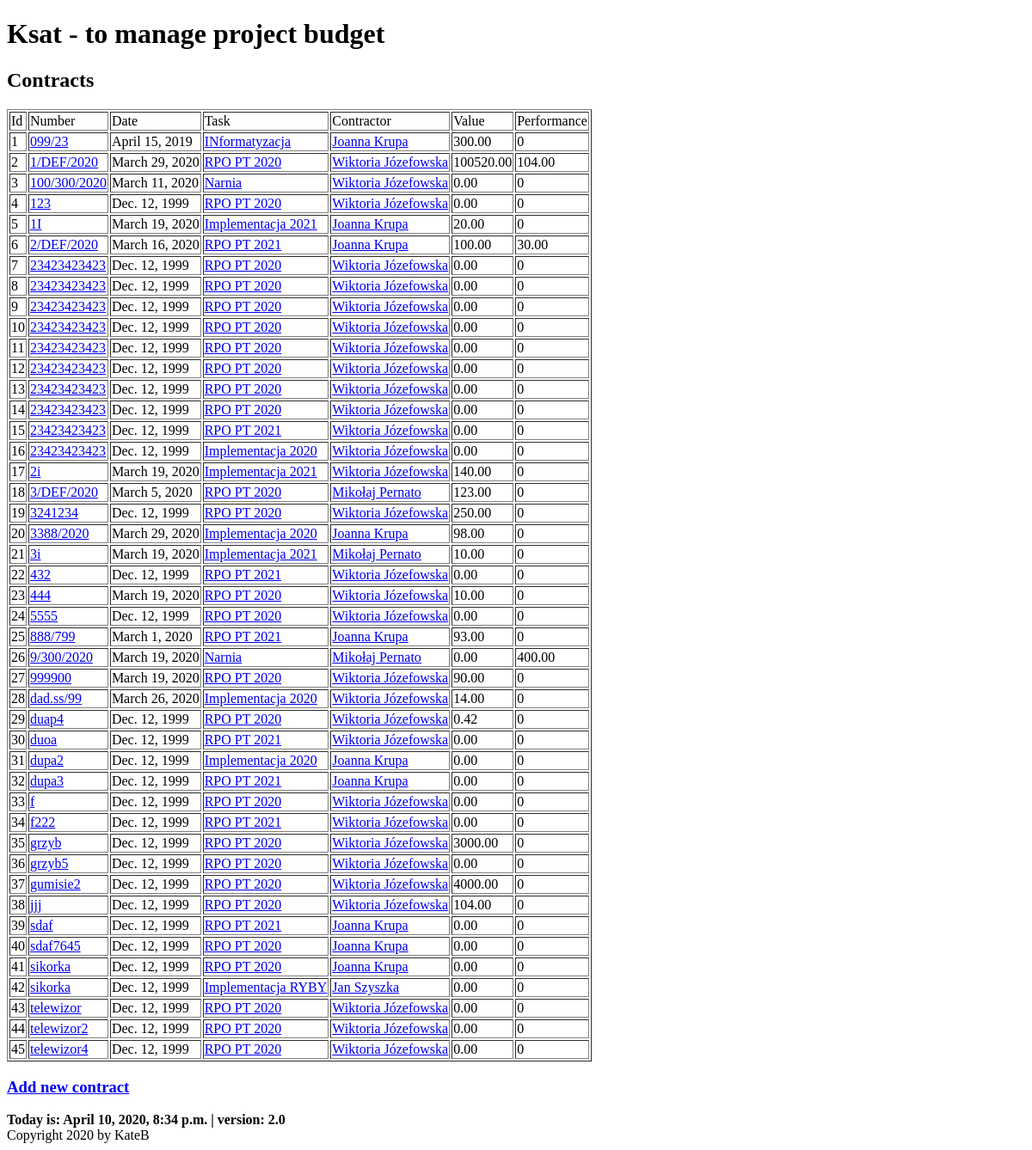
Before: /ksat/contracts/ with the older database file.
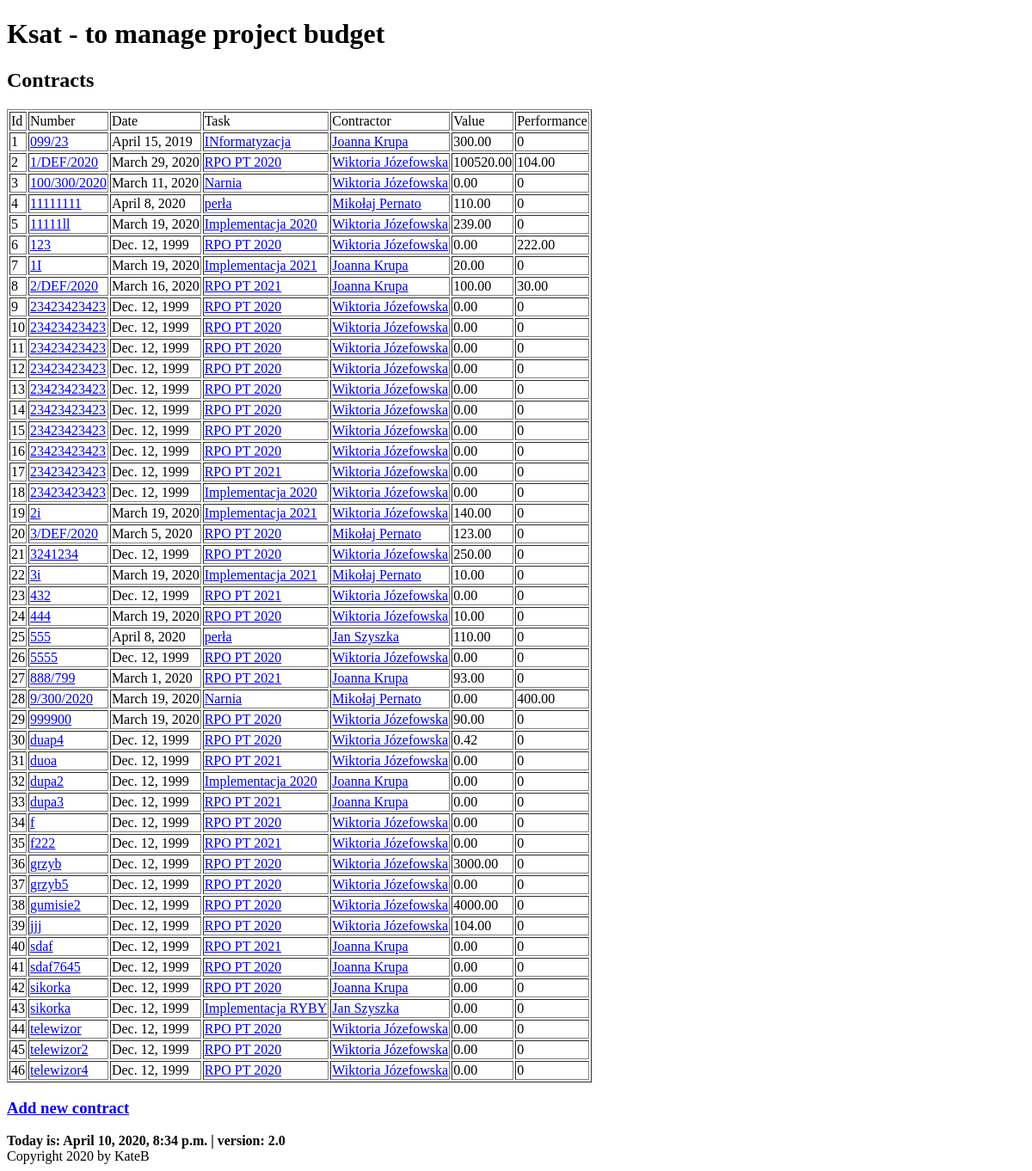
After: the same page with the newer database file.
### budget/models.py (models this page shows, shortened)
class Contract(models.Model):
    number = models.CharField(max_length=128)
    date = models.DateField()
    task = models.ForeignKey(Task, on_delete=models.CASCADE, related_name='contracts', related_query_name='contract')
    contractor = models.ForeignKey(Contractor, default=None, on_delete=models.CASCADE, related_name='contracts',
                                   related_query_name='contract')
    article = models.ManyToManyField(Articles, through='ContractArticle')
    def get_absolute_url(self):
        return reverse('budget:contract_details', kwargs={'contract_id': self.pk})
    def contract_value(self):
        value = ContractArticle.objects.filter(contract=self).aggregate(total=Sum('value'))['total']
        if value:
            return round(value, 2)
        return 0
    def contract_performance(self):
        fin_docs = FinancialDocument.objects.filter(contract=self)
        performance = 0
        for fin_doc in fin_docs:
            performance += fin_doc.fin_doc_value()
        return round(performance, 2)
    class Meta:
        default_related_name = 'contract'
        ordering = ('number', 'contractor')
        verbose_name = 'contract'

class Task(models.Model):
    title = models.CharField(max_length=128, unique=True)
    description = models.CharField(max_length=256)
    unit = models.SmallIntegerField()
    section = models.SmallIntegerField()
    article = models.ManyToManyField(Articles, through='TaskArticles')

class Contractor(models.Model):
    name = models.CharField(max_length=128)
    last_name = models.CharField(max_length=128)
    num = models.SmallIntegerField(blank=True)
    def __str__(self):
        return f'{self.name} {self.last_name}'
    class Meta:
        default_related_name = 'contractors'
        ordering = ('last_name',)
        verbose_name = 'contractor'

class FinancialDocument(models.Model):
    contract = models.ForeignKey(Contract, on_delete=models.CASCADE, related_name='fds', related_query_name='fd')
    contractor = models.ForeignKey(Contractor, default=None, on_delete=models.CASCADE, related_name='fds',
                                   related_query_name='fd')
    number = models.CharField(max_length=64, default=None)
    date = models.DateField()
    payment_date1 = models.DateField(blank=True, null=True)
    payment_date2 = models.DateField(blank=True, null=True)
    article = models.ManyToManyField(Articles, through='FinDocumentArticle')
    def fin_doc_value(self):
        value = FinDocumentArticle.objects.filter(fin_doc=self).aggregate(total=Sum('value'))['total']
        if value:
            return round(value, 2)
        return 0
    class Meta:
        default_related_name = 'fds'
        verbose_name = 'finacial_doc'

### budget/views.py (the view)
# urls.py: path('contracts/', views.ContractsView.as_view(), name='contracts'),
class ContractsView(ListView):
    model = Contract
    template_name = 'budget/contracts.html'
    context_object_name = 'contracts'

### budget/my_context_processor.py (called while the page is built)
def cp(request):
    ctx = {
        "now": django.utils.timezone.now(),
        "version": "2.0"
    }
    return ctx

### budget/templates/budget/contracts.html (shortened to what this page needs)
{% extends 'base.html' %}
{% block content %}
    {{ block.super }}
    <h2>Contracts</h2>
        <table border="bold">
            <thead>
            <tr>
                <td>Id</td>
                <td>Number</td>
                <td>Date</td>
                <td>Task</td>
                <td>Contractor</td>
                <td>Value</td>
                <td>Performance</td>
            </tr>
            </thead>
            <tbody>
            {% for contract in contracts %}
                <tr>
                    <td>{{ forloop.counter }}</td>
                    <td><a href="{{ contract.get_absolute_url }}">{{ contract.number }}</a></td>
                    <td>{{ contract.date }}</td>
                    <td><a href="{% url 'budget:task_details' contract.task.id%}">{{ contract.task.title }}</a></td>
                    <td><a href="{% url 'budget:contractor_details' contract.contractor.id %}">{{ contract.contractor }}</a></td>
                    <td>{{ contract.contract_value|floatformat:2 }}</td>
                    <td>{{ contract.contract_performance }}</td>
                </tr>
            {% endfor %}
            </tbody>
        </table>
    <h3><a href="{% url 'budget:add_contract' %}">Add new contract</a></h3>
{% endblock %}

Changed rows visible on the page:
removed Contract: number "3388/2020", date "March 29, 2020", task "Implementacja 2020", contractor "Joanna Krupa", contract_value "98.00", contract_performance "0"
removed Contract: number "dad.ss/99", date "March 26, 2020", task "Implementacja 2020", contractor "Wiktoria Józefowska", contract_value "14.00", contract_performance "0"
added Contract: number "11111111", date "April 8, 2020", task "perła", contractor "Mikołaj Pernato", contract_value "110.00", contract_performance "0"
added Contract: number "11111ll", date "March 19, 2020", task "Implementacja 2020", contractor "Wiktoria Józefowska", contract_value "239.00", contract_performance "0"
computed for Contract (number 6 of 46 on the later page): contract_performance "0" → "222.00"
added Contract: number "555", date "April 8, 2020", task "perła", contractor "Jan Szyszka", contract_value "110.00", contract_performance "0"
